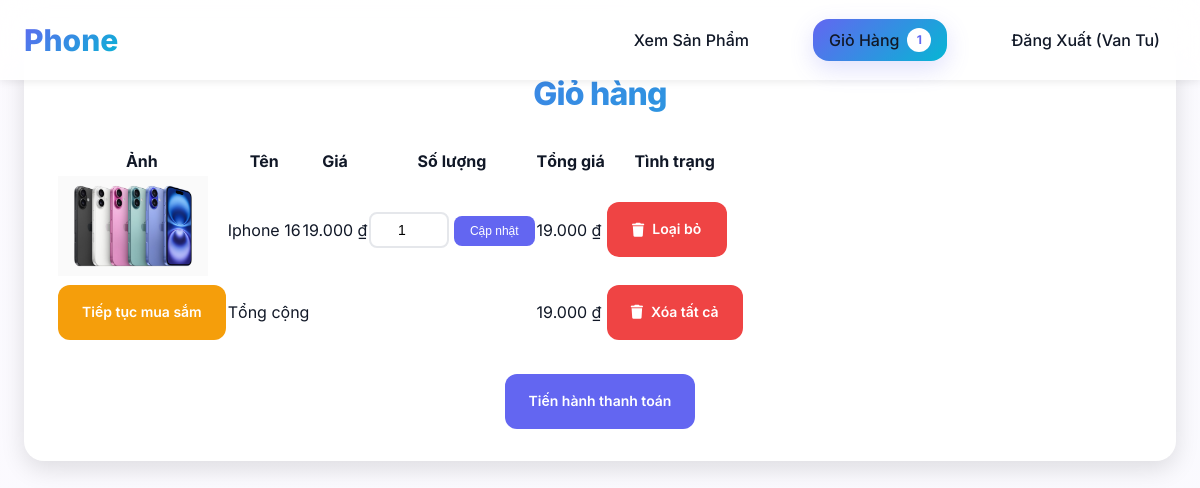
Screenshot of /cart.php (signed in) with the database file from the repository.
### tables this page shows
CREATE TABLE `cart` (
  `id` int(11) NOT NULL,
  `name` varchar(255) DEFAULT NULL,
  `price` decimal(10,2) DEFAULT NULL,
  `image` varchar(255) DEFAULT NULL,
  `quantity` int(11) DEFAULT NULL,
  `user_id` int(11) DEFAULT NULL
);

### cart.php (the view, shortened to what this page needs)
<?php
function formatVND($amount) {
    return number_format($amount, 0, ',', '.') . ' ₫';
}
?>
<!DOCTYPE html>
<html lang="en">
<head>
   <link rel="stylesheet" href="https://cdnjs.cloudflare.com/ajax/libs/font-awesome/6.0.0/css/all.min.css">
   <link rel="stylesheet" href="css\style.css">
</head>
<body>
<?php include 'header.php'; ?>
<div class="container">
<section class="shopping-cart">
   <h1 class="heading">Giỏ hàng</h1>
   <table>
      <thead>
         <th>Ảnh</th>
         <th>Tên</th>
         <th>Giá</th>
         <th>Số lượng</th>
         <th>Tổng giá</th>
         <th>Tình trạng</th>
      </thead>
      <tbody>
         <?php
         $select_cart = mysqli_query($conn, "SELECT * FROM `cart` WHERE user_id = '$user_id'");
         $grand_total = 0;
         if(mysqli_num_rows($select_cart) > 0){
            while($fetch_cart = mysqli_fetch_assoc($select_cart)){
               $sub_total = $fetch_cart['price'] * $fetch_cart['quantity'];
         ?>
         <tr>
            <td><img src="uploaded_img/<?php echo $fetch_cart['image']; ?>" height="100" alt=""></td>
            <td><?php echo $fetch_cart['name']; ?></td>
            <td><?php echo formatVND($fetch_cart['price']); ?></td>
            <td>
               <form action="" method="post">
                  <input type="number" name="update_quantity" min="1"  value="<?php echo $fetch_cart['quantity']; ?>" >
                  <input type="submit" value="Cập nhật" name="update_update_btn">
               </form>
            </td>
            <td><?php echo formatVND($sub_total); ?></td>
            <td><a href="cart.php?remove=<?php echo $fetch_cart['id']; ?>" onclick="return confirm('Xóa sản phẩm khỏi giỏ hàng?')" class="delete-btn"> <i class="fas fa-trash"></i> Loại bỏ</a></td>
         </tr>
         <?php
           $grand_total += $sub_total;
            };
         };
         ?>
         <tr class="table-bottom">
            <td><a href="products.php" class="option-btn" style="margin-top: 0;">Tiếp tục mua sắm</a></td>
            <td colspan="3">Tổng cộng</td>
            <td><?php echo formatVND($grand_total); ?></td>
            <td><a href="cart.php?delete_all" onclick="return confirm('Bạn có chắc chắn muốn xóa tất cả không?');" class="delete-btn"> <i class="fas fa-trash"></i> Xóa tất cả </a></td>
         </tr>
      </tbody>
   </table>
   <div class="checkout-btn">
      <a href="checkout.php" class="btn <?= ($grand_total > 1)?'':'disabled'; ?>">Tiến hành thanh toán</a>
   </div>
</section>
</div>
</body>
</html>

### rows the page displays
cart: image (picture), name "Iphone 16", price "19.000 ₫", update_quantity "1", formatVND($sub_total) "19.000 ₫"

### other values shown
$row_count "1"
$_SESSION['user']['name'] "Van Tu"
formatVND($grand_total) "19.000 ₫"
